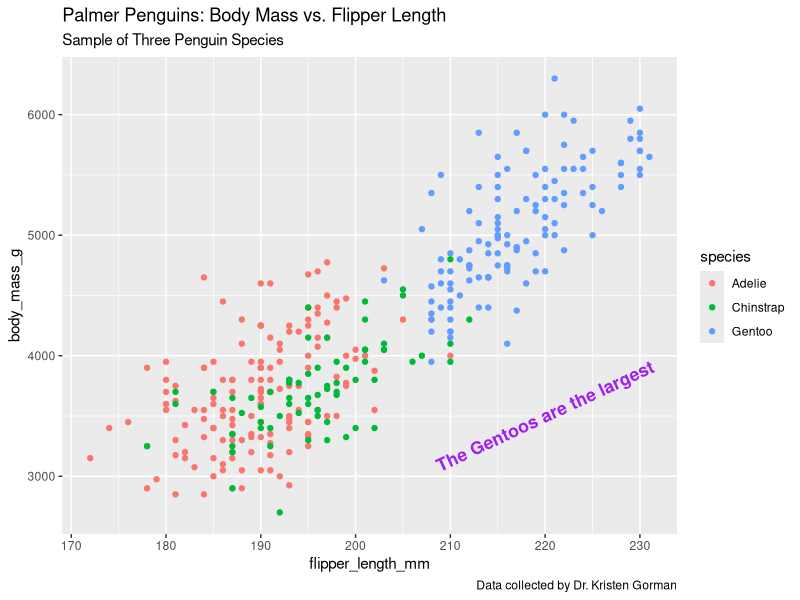

Here is the R script that generated this plot:
install.packages("tidyverse")
install.packages("dplyr")

library(ggplot2)
library(palmerpenguins)

#Creates a color scatterplot with an annotation stating the title of the graph and the relationship it is comparing also has a subtitle of the 3 penguin species
#ggplot(data=penguins)+geom_point(mapping=aes(x=flipper_length_mm,y=body_mass_g,color=species))+labs(title="Palmer Penguins: Body Mass vs. Flipper Length", subtitle="Sample of Three Penguin Species")

#adds a caption to the data description
#ggplot(data=penguins)+geom_point(mapping=aes(x=flipper_length_mm,y=body_mass_g,color=species))+labs(title="Palmer Penguins: Body Mass vs. Flipper Length", subtitle="Sample of Three Penguin Species", caption="Data collected by Dr. Kristen Gorman")

#adds annotation
#ggplot(data=penguins)+geom_point(mapping=aes(x=flipper_length_mm,y=body_mass_g,color=species))+labs(title="Palmer Penguins: Body Mass vs. Flipper Length", subtitle="Sample of Three Penguin Species", caption="Data collected by Dr. Kristen Gorman")+annotate("text", x=220,y=3500,label="The Gentoos are the largest")

#adds annotation with color purple
#ggplot(data=penguins)+geom_point(mapping=aes(x=flipper_length_mm,y=body_mass_g,color=species))+labs(title="Palmer Penguins: Body Mass vs. Flipper Length", subtitle="Sample of Three Penguin Species", caption="Data collected by Dr. Kristen Gorman")+annotate("text", x=220,y=3500,label="The Gentoos are the largest",color='purple')

#adds annotation with color purple and bold font
#ggplot(data=penguins)+geom_point(mapping=aes(x=flipper_length_mm,y=body_mass_g,color=species))+labs(title="Palmer Penguins: Body Mass vs. Flipper Length", subtitle="Sample of Three Penguin Species", caption="Data collected by Dr. Kristen Gorman")+annotate("text", x=220,y=3500,label="The Gentoos are the largest",color='purple', fontface='bold',size=4.5)

#adds annotation with color purple and bold font and 25 degrees angle
ggplot(data=penguins)+geom_point(mapping=aes(x=flipper_length_mm,y=body_mass_g,color=species))+labs(title="Palmer Penguins: Body Mass vs. Flipper Length", subtitle="Sample of Three Penguin Species", caption="Data collected by Dr. Kristen Gorman")+annotate("text", x=220,y=3500,label="The Gentoos are the largest",color='purple', fontface='bold',size=4.5, angle=25)








